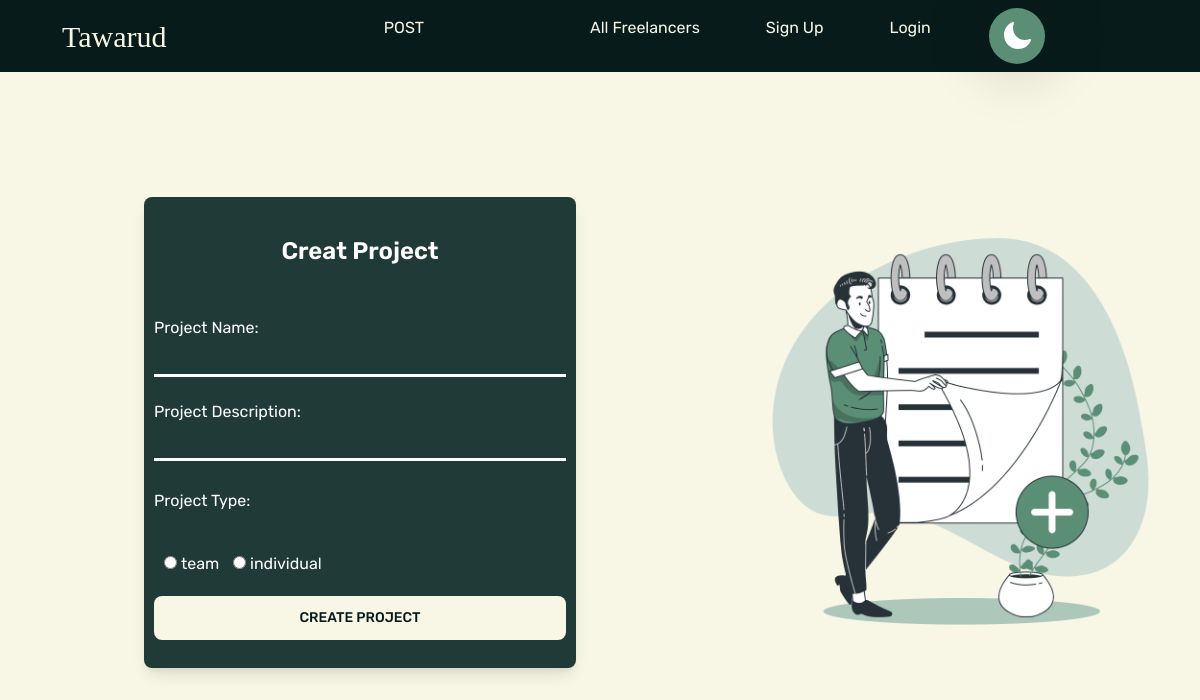
/User/client_add_project.php, run on the app's committed database.
### tables this page shows
CREATE TABLE `type` (
  `type_id` int(11) NOT NULL,
  `type_name` varchar(255) NOT NULL
);

### User/client_add_project.php (the view, shortened to what this page needs)
<?php
include "nav.php";
$type_id="";
$project_desc="";
$project_name="";
$select= "SELECT * from `type` ";
$run = mysqli_query($connect, $select);
?>
<!DOCTYPE html>
<html lang="en">
<head>
    <link rel="stylesheet" href="https://cdnjs.cloudflare.com/ajax/libs/font-awesome/6.6.0/css/all.min.css"
 />
    <link href="https://cdn.jsdelivr.net/npm/bootstrap@5.3.3/dist/css/bootstrap.min.css" rel="stylesheet"
>
    <link rel="stylesheet" href="./css/add project(client).css">
</head>
<body>
    <div class="mainn">
        <div class="main-cardd">
            <div class="contentt">
                <form class="form" method="POST">
                    <p class="form-titlee">Creat Project</p>
                    <label>Project Name:</label>
                    <div class="input-containerr">
                        <input name="projectname" type="text" value="<?php echo $project_name ?>">
                    </div>
                    <label>Project Description:</label>
                    <div class="input-containerr">
                        <input name="projectdesc" id="" value="<?php echo $project_desc ?>"></input>
                     </div>
                    <div class="radio-buttons">
                        <label class="type">Project Type:</label> <br> <br>
<?php
 foreach ($run as $data) { ?>
                        <input type="radio" name="type_id" value="<?php echo $data['type_id']?>" id="ind" <?php if($type_id ==$data['type_id']){ echo "checked";}?>>
                        <label for="ind" ><?php echo $data ['type_name']?></label>
                        <?php } ?>
                    </div>
                    <button class="submit" type="submit" Name="submit">
                        Create Project
                    </button>
                </form>
            </div>
            <img class="img" src="./images/Designer girl-rafiki.png" alt="">
        </div>
    </div>
</body>
</html>

### User/css/nav.css (style rules this page uses)
:root { --color1: #f8f7e5; --color2: #c18d52; --color3: #081b1b; --color4: #203b37; --color5: #5a8f76; --color6: #96cdb0; }
* { margin: 0; padding: 0; box-sizing: border-box; text-decoration: none; list-style: none; font-family: "Rubik", sans-serif; }

### User/css/add project(client).css (style rules this page uses)
* { padding: 0; margin: 0; box-sizing: border-box; }
:root { --color1: #f8f7e5; --color2: #c18d52; --color3: #081b1b; --color4: #203b37; --color5: #5a8f76; --color6: #96cdb0; }
body { background-color:var(--color1) ; }
.mainn { display: flex; justify-content: center; align-items: center; }
.main-cardd { display: flex; justify-content: center; gap: 0px; align-items: center; width: 100%; min-height: 90vh; }
.contentt { width: 50%; }
.form { background-color: var(--color4); display: block; padding: 40px 10px 20px; width: 60%; margin: auto; border-radius: 0.5rem; box-shadow: 0 10px 15px -3px rgba(0, 0, 0, 0.1), 0 4px 6px -2px rgba(0, 0, 0, 0.05); }
.form-titlee { font-size: 1.50rem; line-height: 1.75rem; font-weight: 600; text-align: center; padding-bottom: 20px; color: #fff; }
.input-containerr { position: relative; }
.input-containerr input { border: none; color: white; outline: none; margin: 8px 0; }
.form button { border: none; color: var(--color3); outline: none; margin: 8px 0; }
.input-containerr input { background-color: transparent; padding: 3px; padding-right: 3rem; font-size: 0.875rem; line-height: 1.25rem; width: 100%; border-bottom: #ffff solid ; box-shadow: 0 1px 2px 0 rgba(0, 0, 0, 0.05); }
.submit { display: block; padding-top: 0.75rem; padding-bottom: 0.75rem; padding-left: 1.25rem; padding-right: 1.25rem; background-color: var(--color1); color: var(--color3); font-size: 0.875rem; line-height: 1.25rem; font-weight: 500; width: 100%; border: none; border-radius: 0.5rem; text-transform: uppercase; cursor: pointer; transition: 0.5s; }
.img { width: 40%; }
.radio-buttons { margin-bottom: 20px; }
.radio-buttons .type { margin-top: 20px; }
#ind { margin-left: 10px; }
.form label { color: #ffffff; margin-top: 15px; }
.contentt { width: 90%; }

### data on the page
type: type_id "☐ team", type_name "team"
type: type_name "individual"
